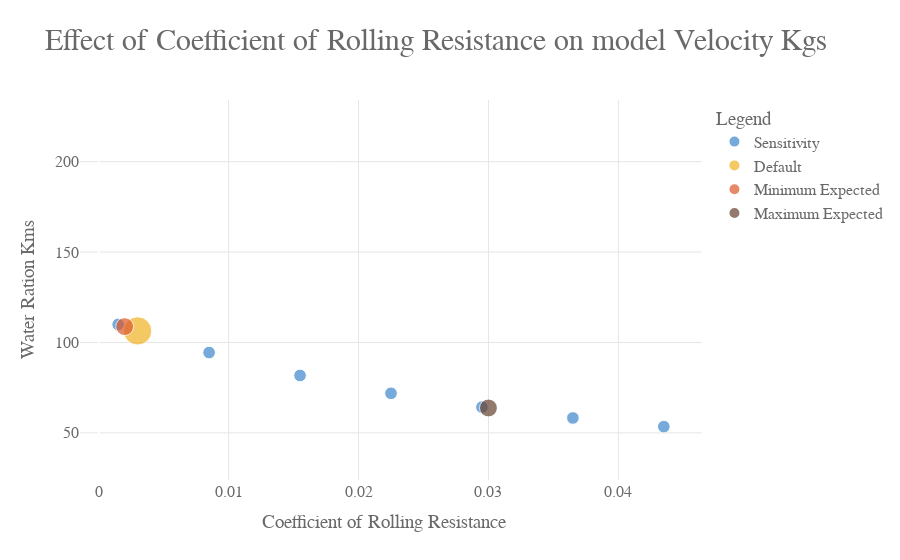
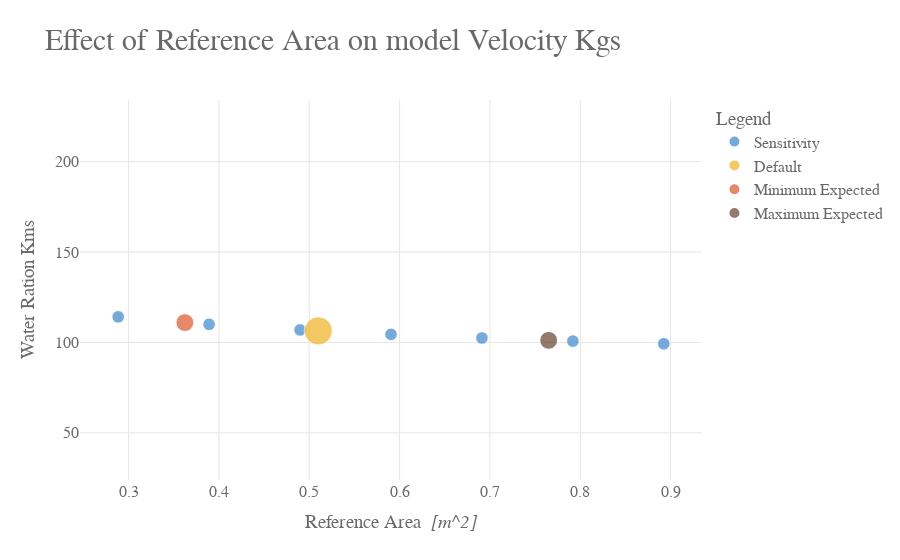
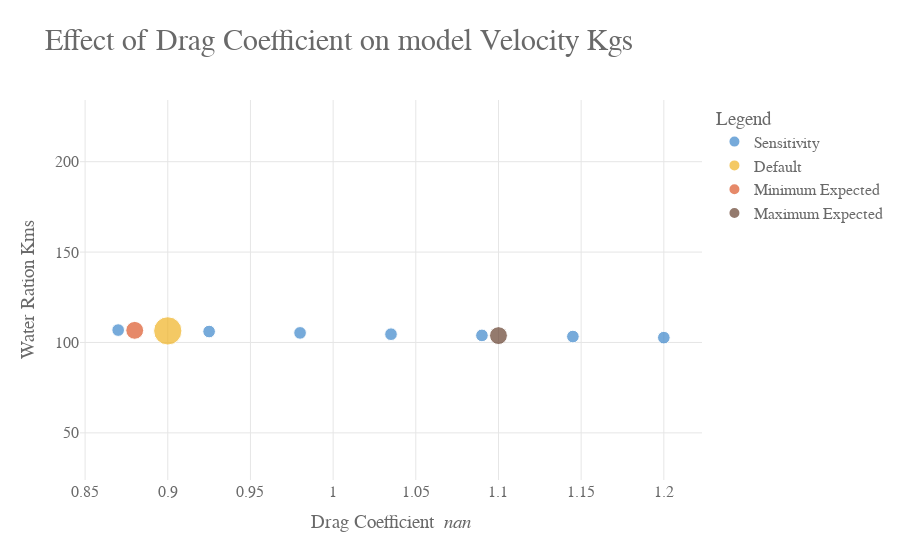
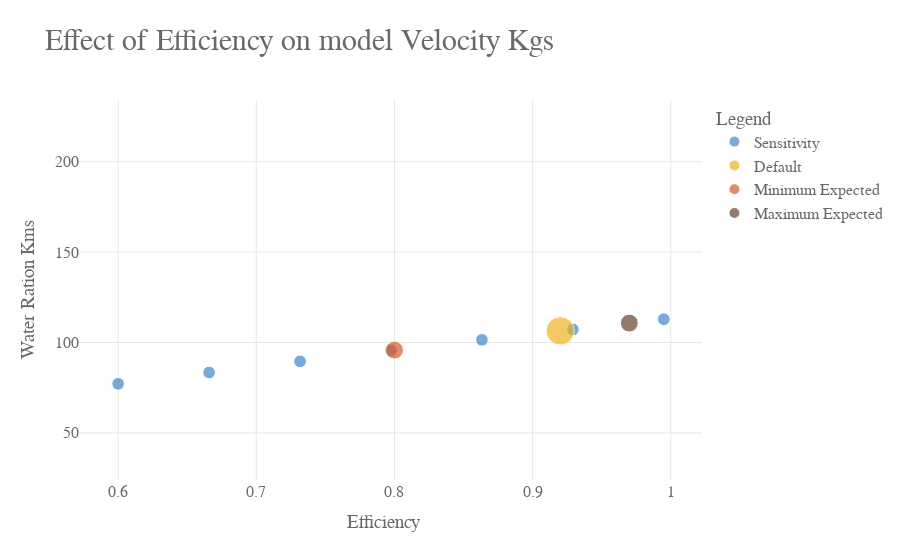

The notebook cell these images were saved under, in order:
### Code cell
# for i in range(0, len(sens_df)):
primary_graph_value = "Water Ration Kms"
max_plot_y = df_large[primary_graph_value].max()*1.10
min_plot_y = df_large[primary_graph_value].min()*0.90


for i in range(0, len(sens_df)):

    fig1 = px.scatter(
        full_result_dict[sens_df.iloc[i]["Short Name"]],
        x="Variable",
        y=primary_graph_value,
        color='DataType',
        color_discrete_sequence=graph_colours,
        size='MarkerSize',
        title=f'Effect of {sens_df.iloc[i]["Short Name"]} on model Velocity Kgs',
        hover_data=[
            "Velocity Kgs",
            'Water Ration Kms',
            'Mean Trip Velocity',
            'Mean Loaded Velocity',
            'Mean Unloaded Velocity',
        ]


    ).update_layout(
        yaxis_title=primary_graph_value,
        xaxis_title=(f'{sens_df.iloc[i]["Short Name"]}  <i>{sens_df.iloc[i]["Units"]}</i>'),
    )
    fig1.update_yaxes(range = [min_plot_y, max_plot_y])

    fig1 = pt.format_plotly_graphs(fig1)

    fig1.show()
    plot_dict[var_string]= fig1
    # filename_string = var_string + ".html"
    # plotly.offline.plot(fig1, filename=filename_string)

### Figure 1 — Plotly figure (JSON) as saved in the notebook; plotly's stock layout.template omitted (floating-point values rounded to 4 significant figures)
{"data": [{"customdata": [[57.28, 1.484, 1.348, 1.62], [49.18, 1.283, 1.143, 1.424], [42.59, 1.118, 0.9784, 1.258], [37.44, 0.9865, 0.8532, 1.12], [33.47, 0.8833, 0.7589, 1.008], [30.35, 0.8016, 0.6862, 0.917], [27.84, 0.7357, 0.6286, 0.8429]], "hovertemplate": "DataType=Sensitivity<br>Variable=%{x}<br>Water Ration Kms=%{y}<br>MarkerSize=%{marker.size}<br>Velocity Kgs=%{customdata[0]}<br>Mean Trip Velocity=%{customdata[1]}<br>Mean Loaded Velocity=%{customdata[2]}<br>Mean Unloaded Velocity=%{customdata[3]}<extra></extra>", "legendgroup": "Sensitivity", "marker": {"color": "#3D87CB", "size": [10, 10, 10, 10, 10, 10, 10], "sizemode": "area", "sizeref": 0.125, "symbol": "circle"}, "mode": "markers", "name": "Sensitivity", "orientation": "v", "showlegend": true, "type": "scatter", "x": [0.0015, 0.0085, 0.0155, 0.0225, 0.0295, 0.0365, 0.0435], "xaxis": "x", "y": [110.0, 94.43, 81.77, 71.89, 64.26, 58.26, 53.45], "yaxis": "y"}, {"customdata": [[55.42, 1.438, 1.301, 1.575]], "hovertemplate": "DataType=Default<br>Variable=%{x}<br>Water Ration Kms=%{y}<br>MarkerSize=%{marker.size}<br>Velocity Kgs=%{customdata[0]}<br>Mean Trip Velocity=%{customdata[1]}<br>Mean Loaded Velocity=%{customdata[2]}<br>Mean Unloaded Velocity=%{customdata[3]}<extra></extra>", "legendgroup": "Default", "marker": {"color": "#F0B323", "size": [50], "sizemode": "area", "sizeref": 0.125, "symbol": "circle"}, "mode": "markers", "name": "Default", "orientation": "v", "showlegend": true, "type": "scatter", "x": [0.003], "xaxis": "x", "y": [106.4], "yaxis": "y"}, {"customdata": [[56.66, 1.468, 1.332, 1.605]], "hovertemplate": "DataType=Minimum Expected<br>Variable=%{x}<br>Water Ration Kms=%{y}<br>MarkerSize=%{marker.size}<br>Velocity Kgs=%{customdata[0]}<br>Mean Trip Velocity=%{customdata[1]}<br>Mean Loaded Velocity=%{customdata[2]}<br>Mean Unloaded Velocity=%{customdata[3]}<extra></extra>", "legendgroup": "Minimum Expected", "marker": {"color": "#DC582A", "size": [20], "sizemode": "area", "sizeref": 0.125, "symbol": "circle"}, "mode": "markers", "name": "Minimum Expected", "orientation": "v", "showlegend": true, "type": "scatter", "x": [0.002], "xaxis": "x", "y": [108.8], "yaxis": "y"}, {"customdata": [[33.22, 0.8768, 0.753, 1.001]], "hovertemplate": "DataType=Maximum Expected<br>Variable=%{x}<br>Water Ration Kms=%{y}<br>MarkerSize=%{marker.size}<br>Velocity Kgs=%{customdata[0]}<br>Mean Trip Velocity=%{customdata[1]}<br>Mean Loaded Velocity=%{customdata[2]}<br>Mean Unloaded Velocity=%{customdata[3]}<extra></extra>", "legendgroup": "Maximum Expected", "marker": {"color": "#674230", "size": [20], "sizemode": "area", "sizeref": 0.125, "symbol": "circle"}, "mode": "markers", "name": "Maximum Expected", "orientation": "v", "showlegend": true, "type": "scatter", "x": [0.03], "xaxis": "x", "y": [63.78], "yaxis": "y"}], "layout": {"font": {"color": "dimgrey", "family": "Droid Sans Mono", "size": 16}, "legend": {"itemsizing": "constant", "title": {"text": "Legend"}, "tracegroupgap": 0}, "paper_bgcolor": "white", "plot_bgcolor": "white", "title": {"font": {"color": "dimgrey", "size": 30}, "text": "Effect of Coefficient of Rolling Resistance on model Velocity Kgs"}, "xaxis": {"anchor": "y", "domain": [0, 1], "gridcolor": "#e6e6e6", "gridwidth": 1, "showgrid": true, "title": {"text": "Coefficient of Rolling Resistance  <i> </i>"}}, "yaxis": {"anchor": "x", "domain": [0, 1], "gridcolor": "#e6e6e6", "gridwidth": 1, "range": [23.94, 234.1], "showgrid": true, "title": {"text": "Water Ration Kms"}}}}

### Figure 2 — Plotly figure (JSON) as saved in the notebook; plotly's stock layout.template omitted (floating-point values rounded to 4 significant figures)
{"data": [{"customdata": [[59.47, 1.543, 1.396, 1.69], [57.31, 1.487, 1.345, 1.629], [55.7, 1.445, 1.307, 1.583], [54.43, 1.412, 1.278, 1.547], [53.37, 1.385, 1.253, 1.517], [52.48, 1.362, 1.232, 1.491], [51.7, 1.341, 1.214, 1.469]], "hovertemplate": "DataType=Sensitivity<br>Variable=%{x}<br>Water Ration Kms=%{y}<br>MarkerSize=%{marker.size}<br>Velocity Kgs=%{customdata[0]}<br>Mean Trip Velocity=%{customdata[1]}<br>Mean Loaded Velocity=%{customdata[2]}<br>Mean Unloaded Velocity=%{customdata[3]}<extra></extra>", "legendgroup": "Sensitivity", "marker": {"color": "#3D87CB", "size": [10, 10, 10, 10, 10, 10, 10], "sizemode": "area", "sizeref": 0.125, "symbol": "circle"}, "mode": "markers", "name": "Sensitivity", "orientation": "v", "showlegend": true, "type": "scatter", "x": [0.2885, 0.3892, 0.4898, 0.5905, 0.6912, 0.7918, 0.8925], "xaxis": "x", "y": [114.2, 110.0, 106.9, 104.5, 102.5, 100.8, 99.27], "yaxis": "y"}, {"customdata": [[55.42, 1.438, 1.301, 1.575]], "hovertemplate": "DataType=Default<br>Variable=%{x}<br>Water Ration Kms=%{y}<br>MarkerSize=%{marker.size}<br>Velocity Kgs=%{customdata[0]}<br>Mean Trip Velocity=%{customdata[1]}<br>Mean Loaded Velocity=%{customdata[2]}<br>Mean Unloaded Velocity=%{customdata[3]}<extra></extra>", "legendgroup": "Default", "marker": {"color": "#F0B323", "size": [50], "sizemode": "area", "sizeref": 0.125, "symbol": "circle"}, "mode": "markers", "name": "Default", "orientation": "v", "showlegend": true, "type": "scatter", "x": [0.51], "xaxis": "x", "y": [106.4], "yaxis": "y"}, {"customdata": [[57.82, 1.5, 1.357, 1.643]], "hovertemplate": "DataType=Minimum Expected<br>Variable=%{x}<br>Water Ration Kms=%{y}<br>MarkerSize=%{marker.size}<br>Velocity Kgs=%{customdata[0]}<br>Mean Trip Velocity=%{customdata[1]}<br>Mean Loaded Velocity=%{customdata[2]}<br>Mean Unloaded Velocity=%{customdata[3]}<extra></extra>", "legendgroup": "Minimum Expected", "marker": {"color": "#DC582A", "size": [20], "sizemode": "area", "sizeref": 0.125, "symbol": "circle"}, "mode": "markers", "name": "Minimum Expected", "orientation": "v", "showlegend": true, "type": "scatter", "x": [0.3623], "xaxis": "x", "y": [111.0], "yaxis": "y"}, {"customdata": [[52.7, 1.367, 1.237, 1.497]], "hovertemplate": "DataType=Maximum Expected<br>Variable=%{x}<br>Water Ration Kms=%{y}<br>MarkerSize=%{marker.size}<br>Velocity Kgs=%{customdata[0]}<br>Mean Trip Velocity=%{customdata[1]}<br>Mean Loaded Velocity=%{customdata[2]}<br>Mean Unloaded Velocity=%{customdata[3]}<extra></extra>", "legendgroup": "Maximum Expected", "marker": {"color": "#674230", "size": [20], "sizemode": "area", "sizeref": 0.125, "symbol": "circle"}, "mode": "markers", "name": "Maximum Expected", "orientation": "v", "showlegend": true, "type": "scatter", "x": [0.765], "xaxis": "x", "y": [101.2], "yaxis": "y"}], "layout": {"font": {"color": "dimgrey", "family": "Droid Sans Mono", "size": 16}, "legend": {"itemsizing": "constant", "title": {"text": "Legend"}, "tracegroupgap": 0}, "paper_bgcolor": "white", "plot_bgcolor": "white", "title": {"font": {"color": "dimgrey", "size": 30}, "text": "Effect of Reference Area on model Velocity Kgs"}, "xaxis": {"anchor": "y", "domain": [0, 1], "gridcolor": "#e6e6e6", "gridwidth": 1, "showgrid": true, "title": {"text": "Reference Area  <i>[m^2]</i>"}}, "yaxis": {"anchor": "x", "domain": [0, 1], "gridcolor": "#e6e6e6", "gridwidth": 1, "range": [23.94, 234.1], "showgrid": true, "title": {"text": "Water Ration Kms"}}}}

### Figure 3 — Plotly figure (JSON) as saved in the notebook; plotly's stock layout.template omitted (floating-point values rounded to 4 significant figures)
{"data": [{"customdata": [[55.66, 1.444, 1.306, 1.582], [55.24, 1.433, 1.296, 1.57], [54.84, 1.423, 1.287, 1.559], [54.47, 1.413, 1.279, 1.548], [54.12, 1.404, 1.271, 1.538], [53.8, 1.396, 1.263, 1.529], [53.48, 1.388, 1.256, 1.52]], "hovertemplate": "DataType=Sensitivity<br>Variable=%{x}<br>Water Ration Kms=%{y}<br>MarkerSize=%{marker.size}<br>Velocity Kgs=%{customdata[0]}<br>Mean Trip Velocity=%{customdata[1]}<br>Mean Loaded Velocity=%{customdata[2]}<br>Mean Unloaded Velocity=%{customdata[3]}<extra></extra>", "legendgroup": "Sensitivity", "marker": {"color": "#3D87CB", "size": [10, 10, 10, 10, 10, 10, 10], "sizemode": "area", "sizeref": 0.125, "symbol": "circle"}, "mode": "markers", "name": "Sensitivity", "orientation": "v", "showlegend": true, "type": "scatter", "x": [0.87, 0.925, 0.98, 1.035, 1.09, 1.145, 1.2], "xaxis": "x", "y": [106.9, 106.1, 105.3, 104.6, 103.9, 103.3, 102.7], "yaxis": "y"}, {"customdata": [[55.42, 1.438, 1.301, 1.575]], "hovertemplate": "DataType=Default<br>Variable=%{x}<br>Water Ration Kms=%{y}<br>MarkerSize=%{marker.size}<br>Velocity Kgs=%{customdata[0]}<br>Mean Trip Velocity=%{customdata[1]}<br>Mean Loaded Velocity=%{customdata[2]}<br>Mean Unloaded Velocity=%{customdata[3]}<extra></extra>", "legendgroup": "Default", "marker": {"color": "#F0B323", "size": [50], "sizemode": "area", "sizeref": 0.125, "symbol": "circle"}, "mode": "markers", "name": "Default", "orientation": "v", "showlegend": true, "type": "scatter", "x": [0.9], "xaxis": "x", "y": [106.4], "yaxis": "y"}, {"customdata": [[55.58, 1.442, 1.304, 1.58]], "hovertemplate": "DataType=Minimum Expected<br>Variable=%{x}<br>Water Ration Kms=%{y}<br>MarkerSize=%{marker.size}<br>Velocity Kgs=%{customdata[0]}<br>Mean Trip Velocity=%{customdata[1]}<br>Mean Loaded Velocity=%{customdata[2]}<br>Mean Unloaded Velocity=%{customdata[3]}<extra></extra>", "legendgroup": "Minimum Expected", "marker": {"color": "#DC582A", "size": [20], "sizemode": "area", "sizeref": 0.125, "symbol": "circle"}, "mode": "markers", "name": "Minimum Expected", "orientation": "v", "showlegend": true, "type": "scatter", "x": [0.88], "xaxis": "x", "y": [106.7], "yaxis": "y"}, {"customdata": [[54.06, 1.403, 1.269, 1.536]], "hovertemplate": "DataType=Maximum Expected<br>Variable=%{x}<br>Water Ration Kms=%{y}<br>MarkerSize=%{marker.size}<br>Velocity Kgs=%{customdata[0]}<br>Mean Trip Velocity=%{customdata[1]}<br>Mean Loaded Velocity=%{customdata[2]}<br>Mean Unloaded Velocity=%{customdata[3]}<extra></extra>", "legendgroup": "Maximum Expected", "marker": {"color": "#674230", "size": [20], "sizemode": "area", "sizeref": 0.125, "symbol": "circle"}, "mode": "markers", "name": "Maximum Expected", "orientation": "v", "showlegend": true, "type": "scatter", "x": [1.1], "xaxis": "x", "y": [103.8], "yaxis": "y"}], "layout": {"font": {"color": "dimgrey", "family": "Droid Sans Mono", "size": 16}, "legend": {"itemsizing": "constant", "title": {"text": "Legend"}, "tracegroupgap": 0}, "paper_bgcolor": "white", "plot_bgcolor": "white", "title": {"font": {"color": "dimgrey", "size": 30}, "text": "Effect of Drag Coefficient on model Velocity Kgs"}, "xaxis": {"anchor": "y", "domain": [0, 1], "gridcolor": "#e6e6e6", "gridwidth": 1, "showgrid": true, "title": {"text": "Drag Coefficient  <i>nan</i>"}}, "yaxis": {"anchor": "x", "domain": [0, 1], "gridcolor": "#e6e6e6", "gridwidth": 1, "range": [23.94, 234.1], "showgrid": true, "title": {"text": "Water Ration Kms"}}}}

### Figure 4 — Plotly figure (JSON) as saved in the notebook; plotly's stock layout.template omitted (floating-point values rounded to 4 significant figures)
{"data": [{"customdata": [[40.18, 1.042, 0.943, 1.142], [43.45, 1.127, 1.02, 1.235], [46.65, 1.21, 1.095, 1.326], [49.77, 1.291, 1.168, 1.415], [52.84, 1.371, 1.24, 1.502], [55.84, 1.449, 1.311, 1.587], [58.79, 1.525, 1.38, 1.671]], "hovertemplate": "DataType=Sensitivity<br>Variable=%{x}<br>Water Ration Kms=%{y}<br>MarkerSize=%{marker.size}<br>Velocity Kgs=%{customdata[0]}<br>Mean Trip Velocity=%{customdata[1]}<br>Mean Loaded Velocity=%{customdata[2]}<br>Mean Unloaded Velocity=%{customdata[3]}<extra></extra>", "legendgroup": "Sensitivity", "marker": {"color": "#3D87CB", "size": [10, 10, 10, 10, 10, 10, 10], "sizemode": "area", "sizeref": 0.125, "symbol": "circle"}, "mode": "markers", "name": "Sensitivity", "orientation": "v", "showlegend": true, "type": "scatter", "x": [0.6, 0.6658, 0.7317, 0.7975, 0.8633, 0.9292, 0.995], "xaxis": "x", "y": [77.14, 83.43, 89.56, 95.56, 101.4, 107.2, 112.9], "yaxis": "y"}, {"customdata": [[55.42, 1.438, 1.301, 1.575]], "hovertemplate": "DataType=Default<br>Variable=%{x}<br>Water Ration Kms=%{y}<br>MarkerSize=%{marker.size}<br>Velocity Kgs=%{customdata[0]}<br>Mean Trip Velocity=%{customdata[1]}<br>Mean Loaded Velocity=%{customdata[2]}<br>Mean Unloaded Velocity=%{customdata[3]}<extra></extra>", "legendgroup": "Default", "marker": {"color": "#F0B323", "size": [50], "sizemode": "area", "sizeref": 0.125, "symbol": "circle"}, "mode": "markers", "name": "Default", "orientation": "v", "showlegend": true, "type": "scatter", "x": [0.92], "xaxis": "x", "y": [106.4], "yaxis": "y"}, {"customdata": [[49.89, 1.294, 1.171, 1.418]], "hovertemplate": "DataType=Minimum Expected<br>Variable=%{x}<br>Water Ration Kms=%{y}<br>MarkerSize=%{marker.size}<br>Velocity Kgs=%{customdata[0]}<br>Mean Trip Velocity=%{customdata[1]}<br>Mean Loaded Velocity=%{customdata[2]}<br>Mean Unloaded Velocity=%{customdata[3]}<extra></extra>", "legendgroup": "Minimum Expected", "marker": {"color": "#DC582A", "size": [20], "sizemode": "area", "sizeref": 0.125, "symbol": "circle"}, "mode": "markers", "name": "Minimum Expected", "orientation": "v", "showlegend": true, "type": "scatter", "x": [0.8], "xaxis": "x", "y": [95.79], "yaxis": "y"}, {"customdata": [[57.68, 1.497, 1.354, 1.639]], "hovertemplate": "DataType=Maximum Expected<br>Variable=%{x}<br>Water Ration Kms=%{y}<br>MarkerSize=%{marker.size}<br>Velocity Kgs=%{customdata[0]}<br>Mean Trip Velocity=%{customdata[1]}<br>Mean Loaded Velocity=%{customdata[2]}<br>Mean Unloaded Velocity=%{customdata[3]}<extra></extra>", "legendgroup": "Maximum Expected", "marker": {"color": "#674230", "size": [20], "sizemode": "area", "sizeref": 0.125, "symbol": "circle"}, "mode": "markers", "name": "Maximum Expected", "orientation": "v", "showlegend": true, "type": "scatter", "x": [0.97], "xaxis": "x", "y": [110.7], "yaxis": "y"}], "layout": {"font": {"color": "dimgrey", "family": "Droid Sans Mono", "size": 16}, "legend": {"itemsizing": "constant", "title": {"text": "Legend"}, "tracegroupgap": 0}, "paper_bgcolor": "white", "plot_bgcolor": "white", "title": {"font": {"color": "dimgrey", "size": 30}, "text": "Effect of Efficiency on model Velocity Kgs"}, "xaxis": {"anchor": "y", "domain": [0, 1], "gridcolor": "#e6e6e6", "gridwidth": 1, "showgrid": true, "title": {"text": "Efficiency  <i> </i>"}}, "yaxis": {"anchor": "x", "domain": [0, 1], "gridcolor": "#e6e6e6", "gridwidth": 1, "range": [23.94, 234.1], "showgrid": true, "title": {"text": "Water Ration Kms"}}}}
